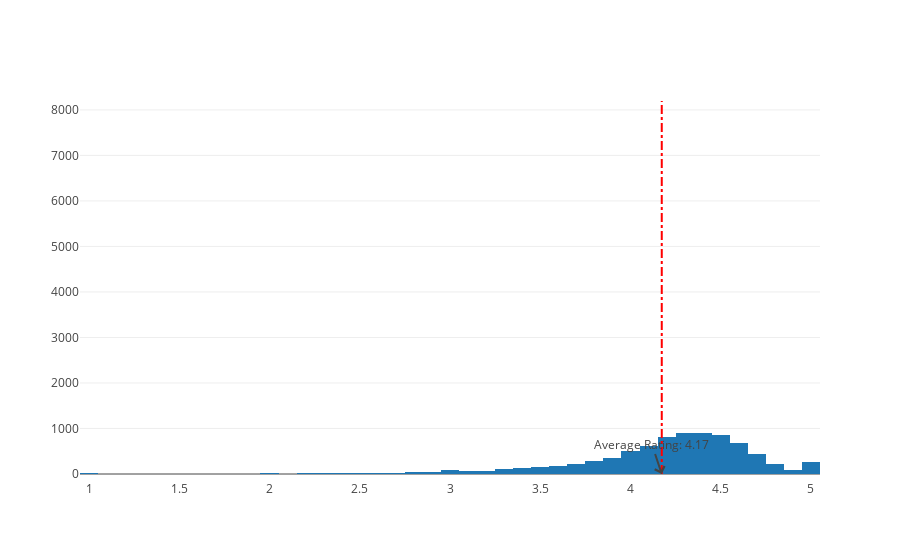

Notebook source saved alongside this figure:
### Markdown cell above
## 5. Distribution of app ratings
<p>After having witnessed the market share for each category of apps, let's see how all these apps perform on an average. App ratings (on a scale of 1 to 5) impact the discoverability, conversion of apps as well as the company's overall brand image. Ratings are a key performance indicator of an app.</p>
<p>From our research, we found that the average volume of ratings across all app categories is <code>4.17</code>. The histogram plot is skewed to the left indicating that the majority of the apps are highly rated with only a few exceptions in the low-rated apps.</p>

### Code cell
import plotly
plotly.offline.init_notebook_mode(connected=True)
import plotly.graph_objs as go

# Calculate the average app rating
avg_app_rating = apps['Rating'].mean()
print('Average app rating =', avg_app_rating)

# Distribution of apps according to their ratings
data = [go.Histogram(
        x = apps['Rating']
)]

# Vertical dashed line to indicate the average app rating
layout = {
    'shapes': [{
        'type': 'line',
        'x0': avg_app_rating,
        'y0': 0,
        'x1': avg_app_rating,
        'y1': apps['Rating'].count(),  # y1 should be the maximum count of ratings
        'line': {'dash': 'dashdot', 'color': 'red'}
    }],
    'annotations': [{
        'x': avg_app_rating,
        'y': 0,
        'xref': 'x',
        'yref': 'y',
        'text': f'Average Rating: {avg_app_rating:.2f}',
        'showarrow': True,
        'arrowhead': 4
    }]
}

# Plot the histogram with the average rating line and annotation
plotly.offline.iplot({'data': data, 'layout': layout})

### Figure 1 — Plotly figure (JSON) as saved in the notebook; plotly's stock layout.template omitted (floating-point values rounded to 4 significant figures; data arrays with more than 128 entries replaced by an {"elided": "..."} marker saying what was removed)
{"data": [{"x": {"elided": "9659 float values"}, "type": "histogram", "uid": "4dbcef29-95b5-4819-b9af-327fe0721669"}], "layout": {"annotations": [{"arrowhead": 4, "showarrow": true, "text": "Average Rating: 4.17", "x": 4.173, "xref": "x", "y": 0, "yref": "y"}], "shapes": [{"line": {"color": "red", "dash": "dashdot"}, "type": "line", "x0": 4.173, "x1": 4.173, "y0": 0, "y1": 8196}]}}
